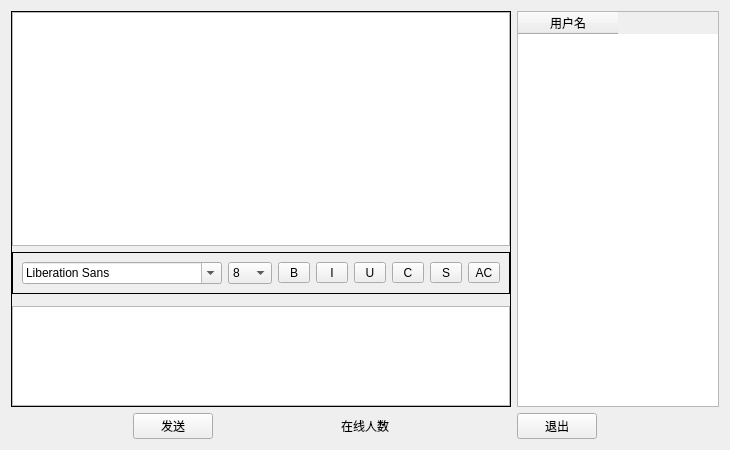
<?xml version="1.0" encoding="UTF-8"?>
<ui version="4.0">
 <class>Widget</class>
 <widget class="QWidget" name="Widget">
  <property name="geometry">
   <rect>
    <x>0</x>
    <y>0</y>
    <width>730</width>
    <height>450</height>
   </rect>
  </property>
  <property name="windowTitle">
   <string>Widget</string>
  </property>
  <layout class="QVBoxLayout" name="verticalLayout_5">
   <item>
    <widget class="QWidget" name="widget_7" native="true">
     <layout class="QVBoxLayout" name="verticalLayout_4">
      <property name="leftMargin">
       <number>0</number>
      </property>
      <property name="topMargin">
       <number>0</number>
      </property>
      <property name="rightMargin">
       <number>0</number>
      </property>
      <property name="bottomMargin">
       <number>0</number>
      </property>
      <item>
       <widget class="QWidget" name="widget_5" native="true">
        <layout class="QHBoxLayout" name="horizontalLayout_4">
         <property name="leftMargin">
          <number>0</number>
         </property>
         <property name="topMargin">
          <number>0</number>
         </property>
         <property name="rightMargin">
          <number>0</number>
         </property>
         <property name="bottomMargin">
          <number>0</number>
         </property>
         <item>
          <widget class="QFrame" name="frame_3">
           <property name="maximumSize">
            <size>
             <width>500</width>
             <height>16777215</height>
            </size>
           </property>
           <property name="frameShape">
            <enum>QFrame::Box</enum>
           </property>
           <layout class="QVBoxLayout" name="verticalLayout_3">
            <property name="leftMargin">
             <number>0</number>
            </property>
            <property name="topMargin">
             <number>0</number>
            </property>
            <property name="rightMargin">
             <number>0</number>
            </property>
            <property name="bottomMargin">
             <number>0</number>
            </property>
            <item>
             <widget class="QWidget" name="widget" native="true">
              <layout class="QVBoxLayout" name="verticalLayout">
               <property name="leftMargin">
                <number>0</number>
               </property>
               <property name="topMargin">
                <number>0</number>
               </property>
               <property name="rightMargin">
                <number>0</number>
               </property>
               <property name="bottomMargin">
                <number>0</number>
               </property>
               <item>
                <widget class="QTextBrowser" name="msgBroweser"/>
               </item>
               <item>
                <widget class="QFrame" name="frame_2">
                 <property name="frameShape">
                  <enum>QFrame::Box</enum>
                 </property>
                 <layout class="QHBoxLayout" name="horizontalLayout">
                  <item>
                   <widget class="QFontComboBox" name="fontCBX"/>
                  </item>
                  <item>
                   <widget class="QComboBox" name="sizecomboBox">
                    <item>
                     <property name="text">
                      <string>8</string>
                     </property>
                    </item>
                    <item>
                     <property name="text">
                      <string>9</string>
                     </property>
                    </item>
                    <item>
                     <property name="text">
                      <string>10</string>
                     </property>
                    </item>
                    <item>
                     <property name="text">
                      <string>11</string>
                     </property>
                    </item>
                    <item>
                     <property name="text">
                      <string>12</string>
                     </property>
                    </item>
                    <item>
                     <property name="text">
                      <string>13</string>
                     </property>
                    </item>
                    <item>
                     <property name="text">
                      <string>14</string>
                     </property>
                    </item>
                    <item>
                     <property name="text">
                      <string>15</string>
                     </property>
                    </item>
                    <item>
                     <property name="text">
                      <string>16</string>
                     </property>
                    </item>
                   </widget>
                  </item>
                  <item>
                   <widget class="QToolButton" name="boldBtn">
                    <property name="minimumSize">
                     <size>
                      <width>32</width>
                      <height>16</height>
                     </size>
                    </property>
                    <property name="toolTip">
                     <string>加粗</string>
                    </property>
                    <property name="text">
                     <string>B</string>
                    </property>
                    <property name="checkable">
                     <bool>true</bool>
                    </property>
                   </widget>
                  </item>
                  <item>
                   <widget class="QToolButton" name="italiscBtn">
                    <property name="minimumSize">
                     <size>
                      <width>32</width>
                      <height>16</height>
                     </size>
                    </property>
                    <property name="toolTip">
                     <string>倾斜</string>
                    </property>
                    <property name="text">
                     <string>I</string>
                    </property>
                    <property name="checkable">
                     <bool>true</bool>
                    </property>
                   </widget>
                  </item>
                  <item>
                   <widget class="QToolButton" name="underlineBtn">
                    <property name="minimumSize">
                     <size>
                      <width>32</width>
                      <height>16</height>
                     </size>
                    </property>
                    <property name="toolTip">
                     <string>下划线</string>
                    </property>
                    <property name="text">
                     <string>U</string>
                    </property>
                    <property name="checkable">
                     <bool>true</bool>
                    </property>
                   </widget>
                  </item>
                  <item>
                   <widget class="QToolButton" name="colorBtn">
                    <property name="minimumSize">
                     <size>
                      <width>32</width>
                      <height>16</height>
                     </size>
                    </property>
                    <property name="toolTip">
                     <string>颜色</string>
                    </property>
                    <property name="text">
                     <string>C</string>
                    </property>
                   </widget>
                  </item>
                  <item>
                   <widget class="QToolButton" name="SaveBtn">
                    <property name="minimumSize">
                     <size>
                      <width>32</width>
                      <height>16</height>
                     </size>
                    </property>
                    <property name="toolTip">
                     <string>保存</string>
                    </property>
                    <property name="text">
                     <string>S</string>
                    </property>
                   </widget>
                  </item>
                  <item>
                   <widget class="QToolButton" name="clearBtn">
                    <property name="minimumSize">
                     <size>
                      <width>32</width>
                      <height>16</height>
                     </size>
                    </property>
                    <property name="toolTip">
                     <string>清屏</string>
                    </property>
                    <property name="text">
                     <string>AC</string>
                    </property>
                   </widget>
                  </item>
                 </layout>
                </widget>
               </item>
               <item>
                <widget class="QWidget" name="widget_2" native="true">
                 <layout class="QVBoxLayout" name="verticalLayout_2">
                  <property name="leftMargin">
                   <number>0</number>
                  </property>
                  <property name="topMargin">
                   <number>0</number>
                  </property>
                  <property name="rightMargin">
                   <number>0</number>
                  </property>
                  <property name="bottomMargin">
                   <number>0</number>
                  </property>
                 </layout>
                </widget>
               </item>
              </layout>
             </widget>
            </item>
            <item>
             <widget class="QTextEdit" name="msgEdit">
              <property name="maximumSize">
               <size>
                <width>16777215</width>
                <height>100</height>
               </size>
              </property>
             </widget>
            </item>
           </layout>
          </widget>
         </item>
         <item>
          <widget class="QWidget" name="widget_4" native="true">
           <layout class="QHBoxLayout" name="horizontalLayout_2">
            <property name="leftMargin">
             <number>0</number>
            </property>
            <property name="topMargin">
             <number>0</number>
            </property>
            <property name="rightMargin">
             <number>0</number>
            </property>
            <property name="bottomMargin">
             <number>0</number>
            </property>
            <item>
             <widget class="QWidget" name="widget_3" native="true">
              <layout class="QHBoxLayout" name="horizontalLayout_3">
               <property name="leftMargin">
                <number>0</number>
               </property>
               <property name="topMargin">
                <number>0</number>
               </property>
               <property name="rightMargin">
                <number>0</number>
               </property>
               <property name="bottomMargin">
                <number>0</number>
               </property>
               <item>
                <widget class="QTableWidget" name="userTableWidget">
                 <property name="minimumSize">
                  <size>
                   <width>0</width>
                   <height>0</height>
                  </size>
                 </property>
                 <property name="selectionMode">
                  <enum>QAbstractItemView::SingleSelection</enum>
                 </property>
                 <property name="selectionBehavior">
                  <enum>QAbstractItemView::SelectRows</enum>
                 </property>
                 <column>
                  <property name="text">
                   <string>用户名</string>
                  </property>
                 </column>
                </widget>
               </item>
              </layout>
             </widget>
            </item>
           </layout>
          </widget>
         </item>
        </layout>
       </widget>
      </item>
      <item>
       <widget class="QWidget" name="widget_6" native="true">
        <layout class="QHBoxLayout" name="horizontalLayout_5">
         <property name="leftMargin">
          <number>0</number>
         </property>
         <property name="topMargin">
          <number>0</number>
         </property>
         <property name="rightMargin">
          <number>0</number>
         </property>
         <property name="bottomMargin">
          <number>0</number>
         </property>
         <item>
          <spacer name="horizontalSpacer">
           <property name="orientation">
            <enum>Qt::Horizontal</enum>
           </property>
           <property name="sizeHint" stdset="0">
            <size>
             <width>40</width>
             <height>20</height>
            </size>
           </property>
          </spacer>
         </item>
         <item>
          <widget class="QPushButton" name="sendBtn">
           <property name="text">
            <string>发送</string>
           </property>
           <property name="shortcut">
            <string>Ctrl+Return</string>
           </property>
          </widget>
         </item>
         <item>
          <spacer name="horizontalSpacer_4">
           <property name="orientation">
            <enum>Qt::Horizontal</enum>
           </property>
           <property name="sizeHint" stdset="0">
            <size>
             <width>40</width>
             <height>20</height>
            </size>
           </property>
          </spacer>
         </item>
         <item>
          <widget class="QLabel" name="numlabel">
           <property name="text">
            <string>在线人数</string>
           </property>
          </widget>
         </item>
         <item>
          <spacer name="horizontalSpacer_3">
           <property name="orientation">
            <enum>Qt::Horizontal</enum>
           </property>
           <property name="sizeHint" stdset="0">
            <size>
             <width>40</width>
             <height>20</height>
            </size>
           </property>
          </spacer>
         </item>
         <item>
          <widget class="QPushButton" name="exitBtn">
           <property name="text">
            <string>退出</string>
           </property>
          </widget>
         </item>
         <item>
          <spacer name="horizontalSpacer_2">
           <property name="orientation">
            <enum>Qt::Horizontal</enum>
           </property>
           <property name="sizeHint" stdset="0">
            <size>
             <width>40</width>
             <height>20</height>
            </size>
           </property>
          </spacer>
         </item>
        </layout>
       </widget>
      </item>
     </layout>
    </widget>
   </item>
  </layout>
 </widget>
 <resources/>
 <connections/>
</ui>
